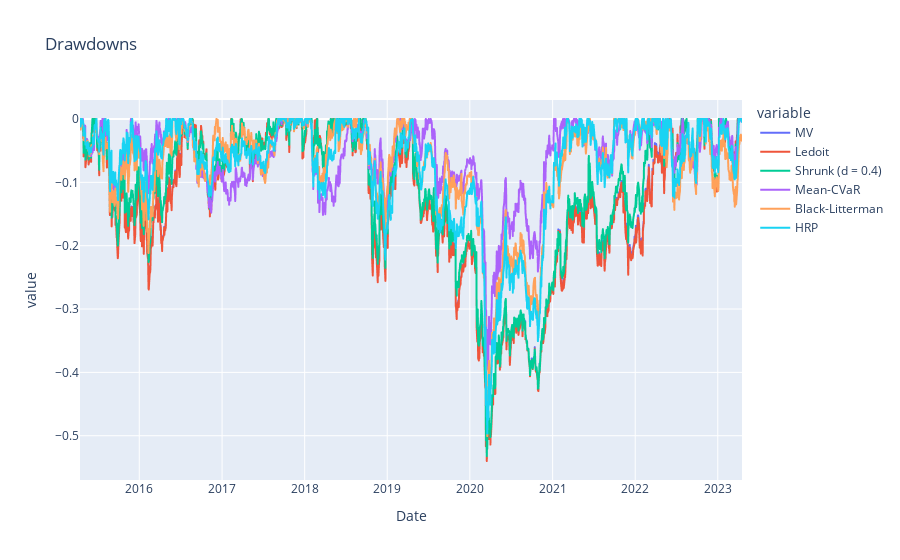

Source (notebook cell):
### Code cell
px.line(in_sample_drawdowns, title = 'Drawdowns')

### Figure 1 — Plotly figure (JSON) as saved in the notebook; plotly's stock layout.template omitted (floating-point values rounded to 4 significant figures; data arrays with more than 128 entries replaced by an {"elided": "..."} marker saying what was removed)
{"data": [{"hovertemplate": "variable=MV<br>Date=%{x}<br>value=%{y}<extra></extra>", "legendgroup": "MV", "line": {"color": "#636efa", "dash": "solid"}, "marker": {"symbol": "circle"}, "mode": "lines", "name": "MV", "showlegend": true, "type": "scattergl", "x": {"elided": "2018 str values"}, "xaxis": "x", "y": {"elided": "2018 float values"}, "yaxis": "y"}, {"hovertemplate": "variable=Ledoit<br>Date=%{x}<br>value=%{y}<extra></extra>", "legendgroup": "Ledoit", "line": {"color": "#EF553B", "dash": "solid"}, "marker": {"symbol": "circle"}, "mode": "lines", "name": "Ledoit", "showlegend": true, "type": "scattergl", "x": {"elided": "2018 str values"}, "xaxis": "x", "y": {"elided": "2018 float values"}, "yaxis": "y"}, {"hovertemplate": "variable=Shrunk (d = 0.4)<br>Date=%{x}<br>value=%{y}<extra></extra>", "legendgroup": "Shrunk (d = 0.4)", "line": {"color": "#00cc96", "dash": "solid"}, "marker": {"symbol": "circle"}, "mode": "lines", "name": "Shrunk (d = 0.4)", "showlegend": true, "type": "scattergl", "x": {"elided": "2018 str values"}, "xaxis": "x", "y": {"elided": "2018 float values"}, "yaxis": "y"}, {"hovertemplate": "variable=Mean-CVaR<br>Date=%{x}<br>value=%{y}<extra></extra>", "legendgroup": "Mean-CVaR", "line": {"color": "#ab63fa", "dash": "solid"}, "marker": {"symbol": "circle"}, "mode": "lines", "name": "Mean-CVaR", "showlegend": true, "type": "scattergl", "x": {"elided": "2018 str values"}, "xaxis": "x", "y": {"elided": "2018 float values"}, "yaxis": "y"}, {"hovertemplate": "variable=Black-Litterman<br>Date=%{x}<br>value=%{y}<extra></extra>", "legendgroup": "Black-Litterman", "line": {"color": "#FFA15A", "dash": "solid"}, "marker": {"symbol": "circle"}, "mode": "lines", "name": "Black-Litterman", "showlegend": true, "type": "scattergl", "x": {"elided": "2018 str values"}, "xaxis": "x", "y": {"elided": "2018 float values"}, "yaxis": "y"}, {"hovertemplate": "variable=HRP<br>Date=%{x}<br>value=%{y}<extra></extra>", "legendgroup": "HRP", "line": {"color": "#19d3f3", "dash": "solid"}, "marker": {"symbol": "circle"}, "mode": "lines", "name": "HRP", "showlegend": true, "type": "scattergl", "x": {"elided": "2018 str values"}, "xaxis": "x", "y": {"elided": "2018 float values"}, "yaxis": "y"}], "layout": {"legend": {"title": {"text": "variable"}, "tracegroupgap": 0}, "title": {"text": "Drawdowns"}, "xaxis": {"anchor": "y", "domain": [0, 1], "title": {"text": "Date"}}, "yaxis": {"anchor": "x", "domain": [0, 1], "title": {"text": "value"}}}}
